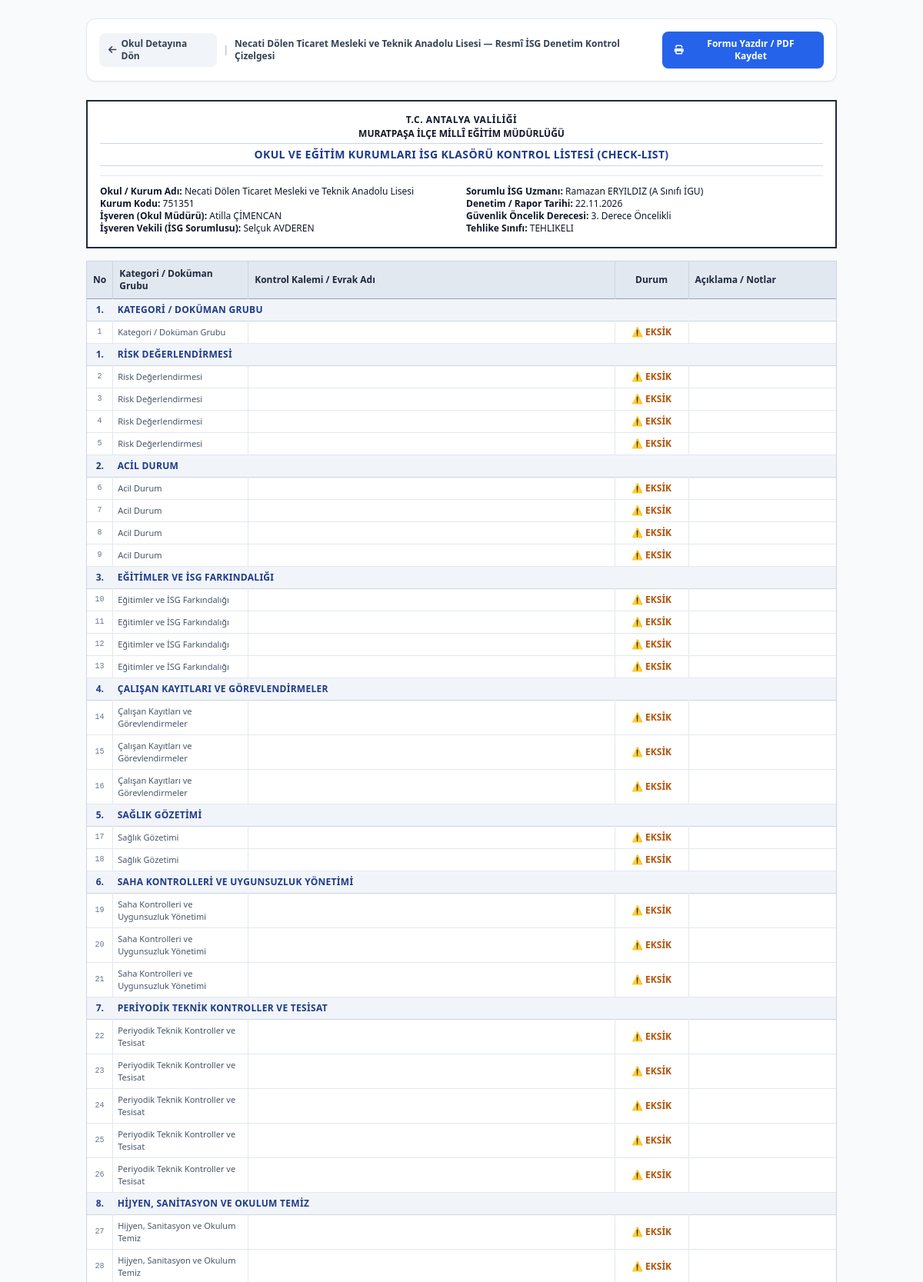
The page /okul/95/checklist-yazdir (signed in, upper part) on the database its author committed.
### tables this page shows
CREATE TABLE schools (
        id INTEGER PRIMARY KEY AUTOINCREMENT,
        kurum_kodu TEXT UNIQUE NOT NULL,
        kurum_adi TEXT NOT NULL,
        kurum_statusu TEXT,
        bagli_birim TEXT,
        kurum_turu TEXT,
        oncelik_derecesi INTEGER DEFAULT 3,
        tehlike_sinifi TEXT DEFAULT 'Az Tehlikeli',
        adres TEXT,
        telefon TEXT,
        mudur_ad_soyad TEXT,
        mudur_tel TEXT,
        isveren_vekili_ad_soyad TEXT,
        isveren_vekili_tel TEXT,
        sorumlu_uzman_id INTEGER REFERENCES users(id),
        created_at TIMESTAMP DEFAULT CURRENT_TIMESTAMP
    , portal_sifre TEXT DEFAULT 'isg2026', access_token TEXT, ogrenci_sayisi INTEGER DEFAULT 0, ogretmen_sayisi INTEGER DEFAULT 0, derslik_sayisi INTEGER DEFAULT 0, bina_sayisi INTEGER DEFAULT 1, eposta TEXT, son_veri_giris_tarihi TEXT, son_veri_giren_kisi TEXT, personel_sayisi INTEGER DEFAULT 0, aylik_hizmet_suresi_dk INTEGER DEFAULT 0, meb_olcek_puani REAL, kolluk_puani REAL, toplam_guvenlik_puani REAL, siginak_var_mi TEXT DEFAULT 'Yok', siginak_kapasite_kisi INTEGER DEFAULT 0, siginak_alan_m2 INTEGER DEFAULT 0, is_active_school INTEGER DEFAULT 1, kategori TEXT DEFAULT 'RESMI', genel_mudurluk TEXT, kademe TEXT, kolluk_sorumluluk_bolgesi TEXT DEFAULT 'Muratpaşa İlçe Emniyet Müdürlüğü', koordinat TEXT);

CREATE TABLE users (
        id INTEGER PRIMARY KEY AUTOINCREMENT,
        username TEXT UNIQUE NOT NULL,
        password_hash TEXT NOT NULL,
        full_name TEXT NOT NULL,
        title TEXT NOT NULL,
        role TEXT NOT NULL CHECK(role IN ('koordinator', 'uzman')),
        email TEXT,
        phone TEXT,
        created_at TIMESTAMP DEFAULT CURRENT_TIMESTAMP
    , tc_kimlik TEXT, kadro_yeri TEXT, igu_sinifi TEXT, gorev_turu TEXT DEFAULT 'Tam Süreli', telefon TEXT);

CREATE TABLE school_isg_checklists (
        id INTEGER PRIMARY KEY AUTOINCREMENT,
        school_id INTEGER REFERENCES schools(id) ON DELETE CASCADE,
        kategori_no INTEGER,
        kategori_adi TEXT NOT NULL,
        madde_no TEXT,
        kontrol_kalemi TEXT NOT NULL,
        durum TEXT DEFAULT 'Eksik' CHECK(durum IN ('Var', 'Yok', 'Eksik', 'Muaf')),
        aciklama TEXT,
        denetleyen_uzman_id INTEGER REFERENCES users(id),
        denetim_tarihi TEXT,
        updated_at TIMESTAMP DEFAULT CURRENT_TIMESTAMP,
        UNIQUE(school_id, kategori_adi, kontrol_kalemi)
    );

### app.py (the view)
@app.get("/okul/{school_id}/checklist-yazdir", response_class=HTMLResponse)
def print_school_checklist(request: Request, school_id: int):
    user = get_current_user(request)
    if not user:
        return RedirectResponse("/login", status_code=303)
    conn = get_db()
    cursor = conn.cursor()
    cursor.execute("""
        SELECT s.*, u.full_name as uzman_adi, u.igu_sinifi as uzman_sinifi
        FROM schools s
        LEFT JOIN users u ON s.sorumlu_uzman_id = u.id
        WHERE s.id = ?
    """, (school_id,))
    school = cursor.fetchone()
    if not school:
        conn.close()
        raise HTTPException(status_code=404, detail="Kurum bulunamadı.")
    cursor.execute("SELECT * FROM school_isg_checklists WHERE school_id = ? ORDER BY kategori_no ASC, id ASC", (school_id,))
    checklists = cursor.fetchall()
    conn.close()
    categories = {}
    for c in checklists:
        k_adi = c["kategori_adi"]
        if k_adi not in categories:
            categories[k_adi] = {"no": c["kategori_no"], "maddeler": []}
        categories[k_adi]["maddeler"].append(c)
    return templates.TemplateResponse(request=request, name="checklist_print.html", context={
        "user": user,
        "school": school,
        "categories": categories,
        "now_date": datetime.now().strftime("%d.%m.%Y")
    })

### templates/checklist_print.html (shortened to what this page needs)
<!DOCTYPE html>
<html lang="tr">
<head>
    <script src="https://cdn.tailwindcss.com"></script>
    <link rel="stylesheet" href="https://cdnjs.cloudflare.com/ajax/libs/font-awesome/6.4.0/css/all.min.css">
</head>
<body class="bg-slate-50 text-slate-900 p-6 max-w-5xl mx-auto text-xs">
    <div class="no-print mb-6 p-4 bg-white rounded-xl shadow-sm border border-slate-200 flex items-center justify-between">
        <div class="flex items-center gap-2">
            <a href="/okul/{{ school.id }}#checklistTab" class="bg-slate-100 hover:bg-slate-200 text-slate-700 px-3 py-1.5 rounded-lg text-xs font-semibold flex items-center">
                <i class="fa-solid fa-arrow-left mr-1.5"></i> Okul Detayına Dön
            </a>
            <span class="text-slate-400">|</span>
            <span class="font-bold text-slate-700">{{ school.kurum_adi }} — Resmî İSG Denetim Kontrol Çizelgesi</span>
        </div>
        <button onclick="window.print()" class="bg-blue-600 hover:bg-blue-700 text-white px-4 py-2 rounded-lg text-xs font-bold flex items-center shadow">
            <i class="fa-solid fa-print mr-2"></i> Formu Yazdır / PDF Kaydet
        </button>
    </div>
    <div class="border-2 border-slate-800 p-4 mb-4 bg-white">
        <div class="text-center font-bold">
            <div class="text-xs tracking-wider uppercase">T.C. ANTALYA VALİLİĞİ</div>
            <div class="text-xs uppercase mt-0.5">MURATPAŞA İLÇE MİLLÎ EĞİTİM MÜDÜRLÜĞÜ</div>
            <div class="text-sm tracking-wide uppercase mt-1 font-black text-blue-900 border-t border-b border-slate-300 py-1">
                OKUL VE EĞİTİM KURUMLARI İSG KLASÖRÜ KONTROL LİSTESİ (CHECK-LIST)
            </div>
        </div>
        <div class="grid grid-cols-2 gap-3 mt-3 text-xs border-t border-slate-200 pt-3">
            <div>
                <p><strong>Okul / Kurum Adı:</strong> {{ school.kurum_adi }}</p>
                <p><strong>Kurum Kodu:</strong> {{ school.kurum_kodu }}</p>
                <p><strong>İşveren (Okul Müdürü):</strong> {{ school.mudur_ad_soyad or 'Belirtilmedi' }}</p>
                <p><strong>İşveren Vekili (İSG Sorumlusu):</strong> {{ school.isveren_vekili_ad_soyad or 'Belirtilmedi' }}</p>
            </div>
            <div>
                <p><strong>Sorumlu İSG Uzmanı:</strong> {{ school.uzman_adi or user.full_name }} {% if school.uzman_sinifi %}({{ school.uzman_sinifi }}){% endif %}</p>
                <p><strong>Denetim / Rapor Tarihi:</strong> {{ now_date }}</p>
                <p><strong>Güvenlik Öncelik Derecesi:</strong> {{ school.oncelik_derecesi or 3 }}. Derece Öncelikli</p>
                <p><strong>Tehlike Sınıfı:</strong> {{ school.tehlike_sinifi or 'Az Tehlikeli' }}</p>
            </div>
        </div>
    </div>
    <div class="bg-white border border-slate-300">
        <table class="w-full text-xs text-left border-collapse">
            <thead>
                <tr class="bg-slate-200 text-slate-800 font-bold border-b border-slate-400">
                    <th class="p-2 border-r border-slate-300 w-8 text-center">No</th>
                    <th class="p-2 border-r border-slate-300 w-44">Kategori / Doküman Grubu</th>
                    <th class="p-2 border-r border-slate-300">Kontrol Kalemi / Evrak Adı</th>
                    <th class="p-2 border-r border-slate-300 w-24 text-center">Durum</th>
                    <th class="p-2 w-48">Açıklama / Notlar</th>
                </tr>
            </thead>
            <tbody>
                {% for kat_adi, kat_data in categories.items() %}
                <tr class="bg-slate-100 font-bold border-t border-b border-slate-300">
                    <td class="p-1.5 text-center font-bold text-blue-900">{{ kat_data.no }}.</td>
                    <td colspan="4" class="p-1.5 uppercase font-bold text-blue-900 tracking-wide">
                        {{ kat_adi }}
                    </td>
                </tr>
                {% for item in kat_data.maddeler %}
                <tr class="border-b border-slate-200 hover:bg-slate-50">
                    <td class="p-1.5 text-center text-slate-500 font-mono text-[10px] border-r border-slate-200">{{ item.madde_no }}</td>
                    <td class="p-1.5 text-slate-600 border-r border-slate-200 text-[11px]">{{ item.kategori_adi }}</td>
                    <td class="p-1.5 font-medium text-slate-800 border-r border-slate-200">
                    </td>
                    <td class="p-1.5 text-center font-bold border-r border-slate-200">
                        {% if item.durum == 'Var' %}
                        <span class="text-emerald-700 font-black">✔ VAR</span>
                        {% elif item.durum == 'Yok' %}
                        <span class="text-red-700 font-black">✖ YOK</span>
                        {% elif item.durum == 'Muaf' %}
                        <span class="text-slate-500 font-bold">MUAF</span>
                        {% else %}
                        <span class="text-amber-700 font-bold">⚠ EKSİK</span>
                        {% endif %}
                    </td>
                    <td class="p-1.5 text-slate-500 text-[10px]">
                    </td>
                </tr>
                {% endfor %}
                {% endfor %}
            </tbody>
        </table>
    </div>
</body>
</html>

### rows shown on the page
schools: kurum_adi "Necati Dölen Ticaret Mesleki ve Teknik Anadolu Lisesi", kurum_kodu "751351", mudur_ad_soyad "Atilla ÇİMENCAN", isveren_vekili_ad_soyad "Selçuk AVDEREN", oncelik_derecesi "3", tehlike_sinifi "TEHLIKELI"
users: full_name "Ramazan ERYILDIZ", uzman_sinifi "A Sınıfı İGU"
school_isg_checklists: no "1", kategori_adi "KATEGORI / DOKÜMAN GRUBU", madde_no "1", kategori_adi "Kategori / Doküman Grubu", durum "⚠ EKSİK"
school_isg_checklists: no "1", kategori_adi "RISK DEĞERLENDIRMESI", madde_no "2", kategori_adi "Risk Değerlendirmesi", durum "⚠ EKSİK"
school_isg_checklists: madde_no "3", kategori_adi "Risk Değerlendirmesi", durum "⚠ EKSİK"
school_isg_checklists: madde_no "4", kategori_adi "Risk Değerlendirmesi", durum "⚠ EKSİK"
school_isg_checklists: madde_no "5", kategori_adi "Risk Değerlendirmesi", durum "⚠ EKSİK"
school_isg_checklists: no "2", kategori_adi "ACIL DURUM", madde_no "6", kategori_adi "Acil Durum", durum "⚠ EKSİK"
school_isg_checklists: madde_no "7", kategori_adi "Acil Durum", durum "⚠ EKSİK"
school_isg_checklists: madde_no "8", kategori_adi "Acil Durum", durum "⚠ EKSİK"
school_isg_checklists: madde_no "9", kategori_adi "Acil Durum", durum "⚠ EKSİK"
school_isg_checklists: no "3", kategori_adi "EĞITIMLER VE İSG FARKINDALIĞI", madde_no "10", kategori_adi "Eğitimler ve İSG Farkındalığı", durum "⚠ EKSİK"
school_isg_checklists: madde_no "11", kategori_adi "Eğitimler ve İSG Farkındalığı", durum "⚠ EKSİK"
school_isg_checklists: madde_no "12", kategori_adi "Eğitimler ve İSG Farkındalığı", durum "⚠ EKSİK"
school_isg_checklists: madde_no "13", kategori_adi "Eğitimler ve İSG Farkındalığı", durum "⚠ EKSİK"
school_isg_checklists: no "4", kategori_adi "ÇALIŞAN KAYITLARI VE GÖREVLENDIRMELER", madde_no "14", kategori_adi "Çalışan Kayıtları ve Görevlendirmeler", durum "⚠ EKSİK"
school_isg_checklists: madde_no "15", kategori_adi "Çalışan Kayıtları ve Görevlendirmeler", durum "⚠ EKSİK"
school_isg_checklists: madde_no "16", kategori_adi "Çalışan Kayıtları ve Görevlendirmeler", durum "⚠ EKSİK"
school_isg_checklists: no "5", kategori_adi "SAĞLIK GÖZETIMI", madde_no "17", kategori_adi "Sağlık Gözetimi", durum "⚠ EKSİK"
school_isg_checklists: madde_no "18", kategori_adi "Sağlık Gözetimi", durum "⚠ EKSİK"
school_isg_checklists: no "6", kategori_adi "SAHA KONTROLLERI VE UYGUNSUZLUK YÖNETIMI", madde_no "19", kategori_adi "Saha Kontrolleri ve Uygunsuzluk Yönetimi", durum "⚠ EKSİK"
school_isg_checklists: madde_no "20", kategori_adi "Saha Kontrolleri ve Uygunsuzluk Yönetimi", durum "⚠ EKSİK"
school_isg_checklists: madde_no "21", kategori_adi "Saha Kontrolleri ve Uygunsuzluk Yönetimi", durum "⚠ EKSİK"
school_isg_checklists: no "7", kategori_adi "PERIYODIK TEKNIK KONTROLLER VE TESISAT", madde_no "22", kategori_adi "Periyodik Teknik Kontroller ve Tesisat", durum "⚠ EKSİK"
school_isg_checklists: madde_no "23", kategori_adi "Periyodik Teknik Kontroller ve Tesisat", durum "⚠ EKSİK"
school_isg_checklists: madde_no "24", kategori_adi "Periyodik Teknik Kontroller ve Tesisat", durum "⚠ EKSİK"
school_isg_checklists: madde_no "25", kategori_adi "Periyodik Teknik Kontroller ve Tesisat", durum "⚠ EKSİK"
school_isg_checklists: madde_no "26", kategori_adi "Periyodik Teknik Kontroller ve Tesisat", durum "⚠ EKSİK"
school_isg_checklists: no "8", kategori_adi "HIJYEN, SANITASYON VE OKULUM TEMIZ", madde_no "27", kategori_adi "Hijyen, Sanitasyon ve Okulum Temiz", durum "⚠ EKSİK"
school_isg_checklists: madde_no "28", kategori_adi "Hijyen, Sanitasyon ve Okulum Temiz", durum "⚠ EKSİK"

### other values the page prints
{{ now_date }} "22.11.2026"
